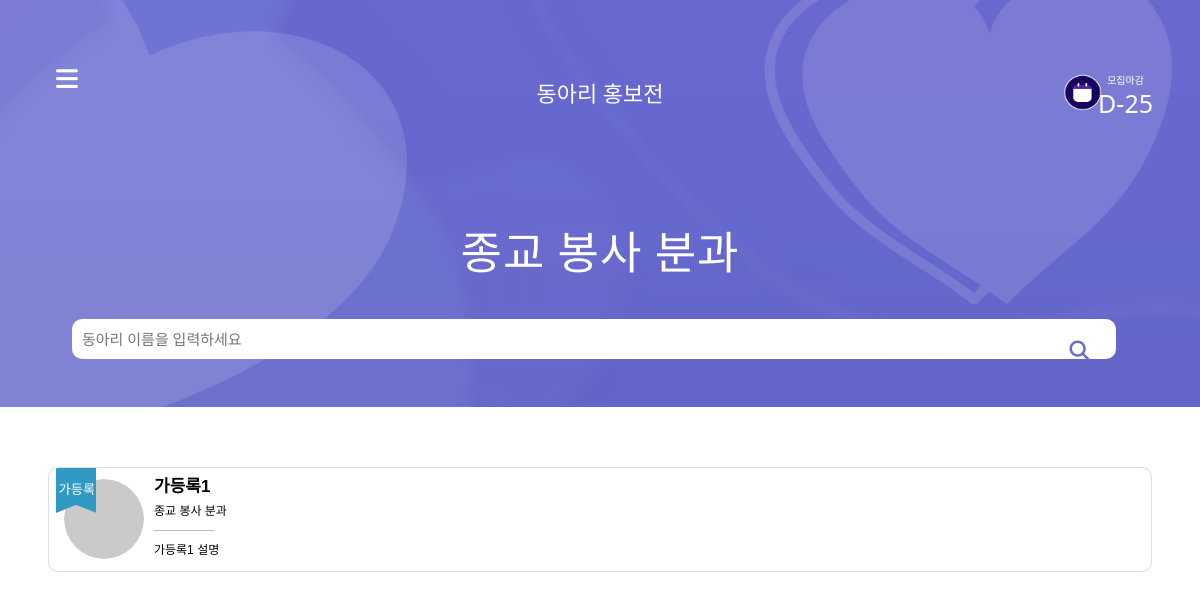
/club/3, run on an earlier commit of the app's database.
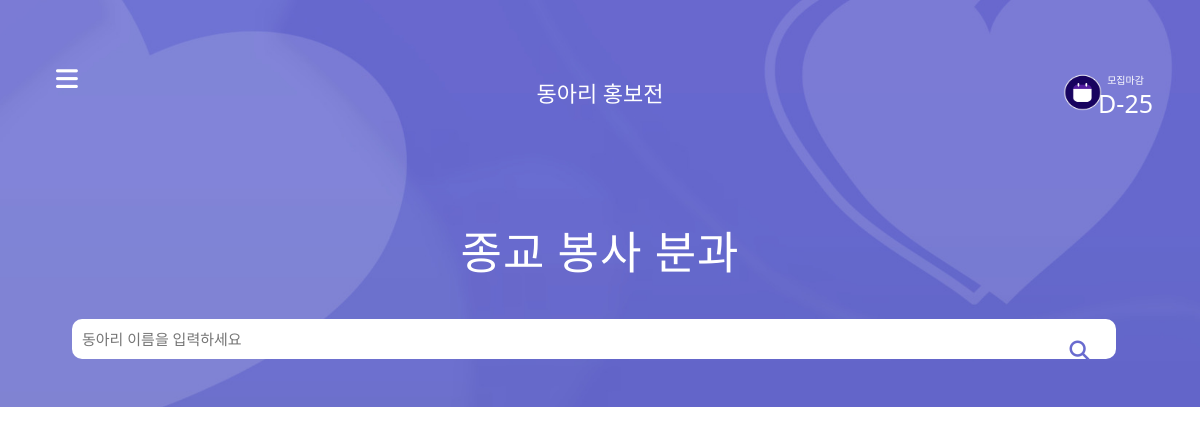
And on a later commit of the database.
### base/models.py (models this page shows, shortened)
class Clubs(models.Model):
    club_id = models.AutoField(primary_key=True)
    club_name = models.CharField(max_length=200, blank=True, null=True)
    main_club = models.IntegerField(blank=True, null=True)
    club_desc = models.CharField(max_length=200, blank=True, null=True)
    user = models.ForeignKey(AuthUser, models.DO_NOTHING, blank=True, null=True)
    club_type = models.ForeignKey(ClubTypes, models.DO_NOTHING)
    club_img = models.ImageField(upload_to='images/', blank=True, null=True) # 활동사진
    club_logo = models.ImageField(upload_to='images/', blank=True, null=True) #로고
    rank = models.IntegerField(blank=True, null=True)
    sns_link = models.CharField(max_length=500, blank=True, null=True) # 여분
    instagram_link = models.CharField(max_length=500, blank=True, null=True)
    facebook_link = models.CharField(max_length=500, blank=True, null=True)
    youtube_link = models.CharField(max_length=500, blank=True, null=True)
    form_link = models.CharField(max_length=500, blank=True, null=True)
    recruitment_content = models.TextField(blank=True, null=True)

class ClubTypes(models.Model):
    club_type_id = models.AutoField(primary_key=True)
    club_type_name = models.CharField(max_length=200, blank=True, null=True)
    club_type_desc = models.CharField(max_length=200, blank=True, null=True)
    club_type = models.IntegerField(blank=True, null=True)
    def __str__(self):
        return self.club_type_name

### club/views.py (the view)
# urls.py: path('<int:club_type>', views.haksool, name="haksool"),
def haksool(request, club_type):
    if club_type == 1:
        template_name = 'club_list1.html'
    elif club_type == 2:
        template_name = 'club_list2.html'
    elif club_type == 3:
        template_name = 'club_list3.html'
    side_menu1 = Clubs.objects.all().filter(club_type = 1)
    side_menu2 = Clubs.objects.all().filter(club_type = 2)
    side_menu3 = Clubs.objects.all().filter(club_type = 3)
    if request.GET.get("keyword"):
        keyword = request.GET.get("keyword")
        club_list = Clubs.objects.all().filter(Q(club_type = club_type) & (Q(club_name__icontains = keyword)))
        return render(request, template_name, {'club_list': club_list, 'club_type': club_type, 'side_menu1':side_menu1, 'side_menu2':side_menu2, 'side_menu3':side_menu3})
    else:
        club_list = Clubs.objects.all().filter(club_type = club_type).order_by('club_name')
        return render(request, template_name, {'club_list': club_list, 'club_type': club_type, 'side_menu1':side_menu1, 'side_menu2':side_menu2, 'side_menu3':side_menu3})

### club/templates/club_list3.html (shortened to what this page needs)
{% load static %}
<!DOCTYPE html>
<html lang="en">
<head>
  <link rel="stylesheet" href="https://maxcdn.bootstrapcdn.com/bootstrap/3.3.2/css/bootstrap.min.css">
  <link rel="stylesheet" href="https://maxcdn.bootstrapcdn.com/bootstrap/3.3.2/css/bootstrap-theme.min.css">
  <link href="https://cdn.jsdelivr.net/npm/bootstrap@5.0.2/dist/css/bootstrap.min.css" rel="stylesheet"
>
</head>
<body>
  <header>
    {% include 'side.html' %}
    <p> 종교 봉사 분과</p>
    <form action="{% url 'haksool' club_type %}" method="GET">
      <div class="search-bar">
        <input type="search" placeholder="동아리 이름을 입력하세요" name="keyword">
        <button type="submit" class="fas fa-search"></button>
      </div>
    </form>
  </header>
  <section>
    {% for club in club_list %}
    <a href="{% url 'home' club.club_id %}">
      <div class="card" style="border-radius: 10px;">
        <div class="c_img">
          <div class="card_img">
            {% if club.club_logo_url %}
            <img src="{{club.club_logo_url}}" width="80px" height="80px" style="border-radius: 50%">
            {% else %}
            <img src="{% static '1.png' %}" width="80px" height="80px" style="border-radius: 50%">
            {% endif %}
          </div>
          {% if club.main_club == 1 %}
          <img class="flag" src="{% static '중앙.svg' %}" width="40px" height="45px">
          {% elif club.main_club == 0 %}
          <img class="flag" src="{% static '가등록.svg' %}" width="40px" height="45px">
          {% endif %}
        </div>
        <div class="text-wrap">
          <h1>{{club.club_name}}</h1>
          <span>{{club.club_type}}</span>
          <hr style="color: black;" width="60px">
          <span id="club_t">{{club.club_desc}}</span>
        </div>
      </div>
    </a>
    {% endfor %}
  </section>
</body>
</html>

What changed in the data, as far as the page shows it:
removed Clubs: main_club 0 (drawn), club_name "가등록1", club_type "종교 봉사 분과", club_desc "가등록1 설명"
